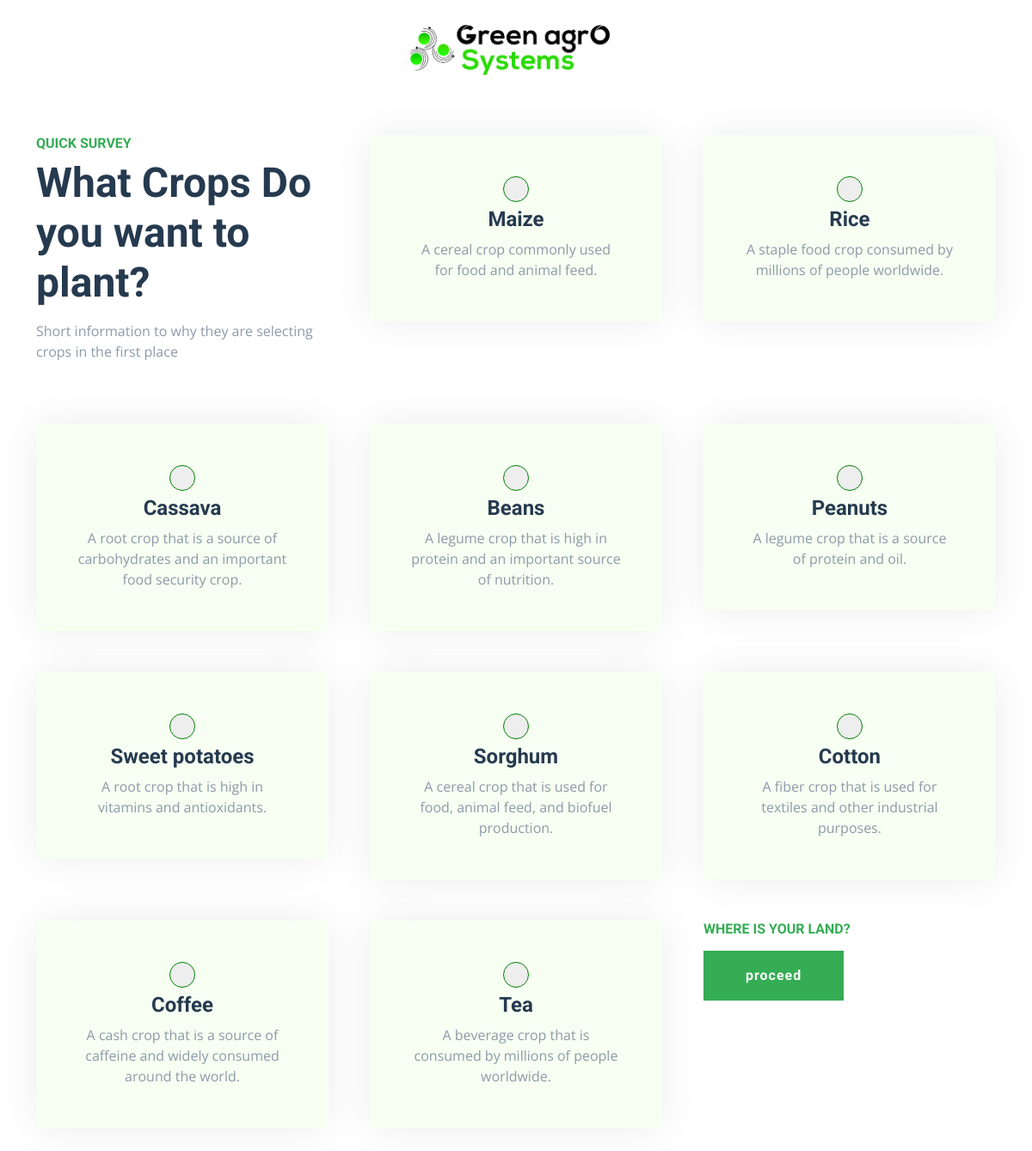
Screenshot of /site/survey.php with the database file from the repository.
### tables this page shows
CREATE TABLE crop (
  id INT PRIMARY KEY,
  name VARCHAR(255),
  description TEXT
);

### site/survey.php (the view, shortened to what this page needs)
<?php
include "db/dbconfig.php";
?>
<!DOCTYPE html>
<html lang="en">
<head>
    <link href="https://cdnjs.cloudflare.com/ajax/libs/font-awesome/5.15.0/css/all.min.css" rel="stylesheet">
    <link href="https://cdn.jsdelivr.net/npm/bootstrap-icons@1.4.1/font/bootstrap-icons.css" rel="stylesheet">
    <link href="lib/owlcarousel/assets/owl.carousel.min.css" rel="stylesheet">
    <link href="css/bootstrap.min.css" rel="stylesheet">
    <link href="css/style.css" rel="stylesheet">
</head>
<body>
    <div class="container-fluid px-5 d-none d-lg-block">
        <div class="row gx-5 py-3 align-items-center">
            <div class="col-lg-6">
                <div class="d-flex align-items-center justify-content-center">
                    <a href="index.html" class="navbar-brand ms-lg-5">
                        <h1 class="m-0 display-4 text-primary">
                            <img id="logo" src="img/Group 6.png" alt="#" />
                        </h1>
                    </a>
                </div>
            </div>
        </div>
    </div>
    <div class="container-fluid py-5">
        <form method="post" action="field_map.php" class="container">
            <div class="row g-5">
                <div class="col-lg-4 col-md-6">
                    <div class="mb-3">
                        <h6 class="text-primary text-uppercase">Quick Survey</h6>
                        <h1 class="display-5">What Crops Do you want to plant?</h1>
                    </div>
                    <p class="mb-4">Short information to why they are selecting crops in the first place</p>
                </div>
                <?php
                $crops = $conn->query("select * from crop");
                while ($crop = $crops->fetch_assoc()) {
                ?>
                    <div class="col-lg-4 col-md-6">
                        <div class="service-item bg-light text-center p-5">
                            <input type="checkbox" name="crops[]" value="<?php echo $crop['id'] ?>">
                            <h4><?php echo $crop['name'] ?></h4>
                            <p class="mb-0"><?php echo $crop['description'] ?></p>
                        </div>
                    </div>
                <?php } ?>
                <div class="col-lg-4 col-md-6">
                    <div class="mb-3">
                        <h6 class="text-primary text-uppercase">Where is your land?</h6>
                    </div>
                    <button type="submit" class="btn btn-primary py-md-3 px-md-5">proceed</a>
                </div>
            </div>
        </form>
    </div>
</body>
</html>

### site/css/style.css (style rules this page uses)
:root { --primary: #34AD54; --secondary: #FF9933; --light: #F6FFF2; --dark: #263A4F; }
.btn { font-family: 'Roboto', sans-serif; letter-spacing: 1px; font-weight: 700; transition: .5s; }
.btn-primary, .btn-secondary { color: #FFFFFF; }
#logo { width: 50%; height: 50%; text-align: center; margin-left: 20%; }
.service-item { box-shadow: 0 0 45px #EDEDED; transition: .5s; }

### site/survey.php (style rules this page uses)
input[type="checkbox"] { width: 30px; height: 30px; border-radius: 50%; background-color: #eee; border: 1px solid green; -webkit-appearance: none; -moz-appearance: none; appearance: none; outline: none; cursor: pointer; }

### rows the page displays
crop: name "Maize", description "A cereal crop commonly used for food and animal feed."
crop: name "Rice", description "A staple food crop consumed by millions of people worldwide."
crop: name "Cassava", description "A root crop that is a source of carbohydrates and an important food security crop."
crop: name "Beans", description "A legume crop that is high in protein and an important source of nutrition."
crop: name "Peanuts", description "A legume crop that is a source of protein and oil."
crop: name "Sweet potatoes", description "A root crop that is high in vitamins and antioxidants."
crop: name "Sorghum", description "A cereal crop that is used for food, animal feed, and biofuel production."
crop: name "Cotton", description "A fiber crop that is used for textiles and other industrial purposes."
crop: name "Coffee", description "A cash crop that is a source of caffeine and widely consumed around the world."
crop: name "Tea", description "A beverage crop that is consumed by millions of people worldwide."
